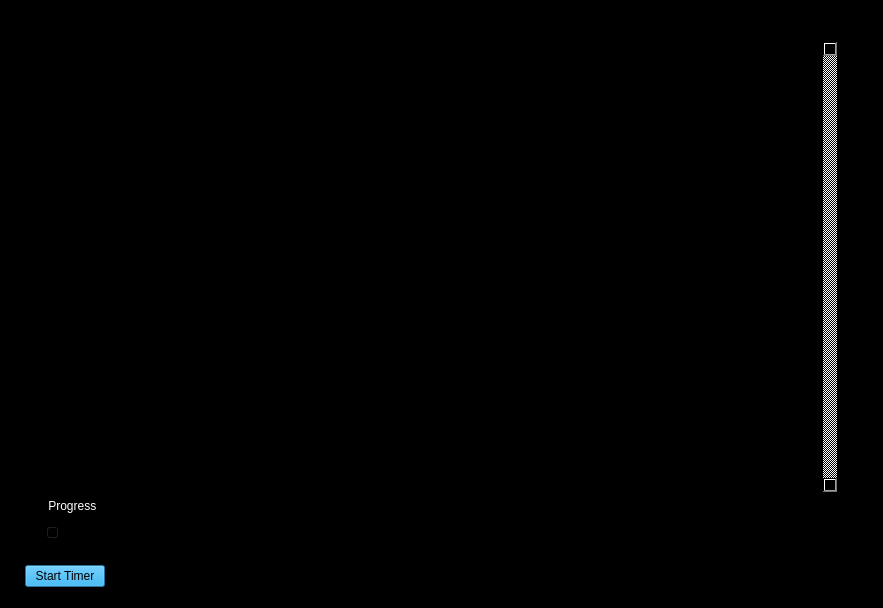
<?xml version="1.0" encoding="UTF-8"?>
<ui version="4.0">
 <class>ImageDialog</class>
 <widget class="QDialog" name="ImageDialog">
  <property name="windowModality">
   <enum>Qt::WindowModal</enum>
  </property>
  <property name="geometry">
   <rect>
    <x>0</x>
    <y>0</y>
    <width>883</width>
    <height>608</height>
   </rect>
  </property>
  <property name="sizePolicy">
   <sizepolicy hsizetype="Fixed" vsizetype="Fixed">
    <horstretch>0</horstretch>
    <verstretch>0</verstretch>
   </sizepolicy>
  </property>
  <property name="windowTitle">
   <string>Marks Harringtons Simple  Photo Viewer QT  </string>
  </property>
  <property name="autoFillBackground">
   <bool>false</bool>
  </property>
  <property name="styleSheet">
   <string notr="true">background-color: rgb(0, 0, 0);
</string>
  </property>
  <property name="modal">
   <bool>true</bool>
  </property>
  <layout class="QVBoxLayout" name="verticalLayout_4">
   <item>
    <layout class="QVBoxLayout" name="verticalLayout_3">
     <property name="leftMargin">
      <number>14</number>
     </property>
     <property name="topMargin">
      <number>10</number>
     </property>
     <property name="rightMargin">
      <number>14</number>
     </property>
     <property name="bottomMargin">
      <number>10</number>
     </property>
     <item>
      <layout class="QVBoxLayout" name="verticalLayout">
       <property name="leftMargin">
        <number>20</number>
       </property>
       <property name="topMargin">
        <number>20</number>
       </property>
       <property name="rightMargin">
        <number>20</number>
       </property>
       <property name="bottomMargin">
        <number>20</number>
       </property>
       <item>
        <layout class="QFormLayout" name="formLayout">
         <item row="0" column="1">
          <widget class="QScrollArea" name="scrollArea">
           <property name="verticalScrollBarPolicy">
            <enum>Qt::ScrollBarAlwaysOn</enum>
           </property>
           <property name="horizontalScrollBarPolicy">
            <enum>Qt::ScrollBarAlwaysOff</enum>
           </property>
           <property name="widgetResizable">
            <bool>true</bool>
           </property>
           <widget class="QWidget" name="scrollAreaWidgetContents">
            <property name="geometry">
             <rect>
              <x>0</x>
              <y>0</y>
              <width>773</width>
              <height>444</height>
             </rect>
            </property>
            <layout class="QVBoxLayout" name="verticalLayout_2">
             <item>
              <widget class="QLabel" name="ImageLabel">
               <property name="sizePolicy">
                <sizepolicy hsizetype="Ignored" vsizetype="Ignored">
                 <horstretch>0</horstretch>
                 <verstretch>0</verstretch>
                </sizepolicy>
               </property>
               <property name="text">
                <string/>
               </property>
              </widget>
             </item>
            </layout>
           </widget>
          </widget>
         </item>
        </layout>
       </item>
       <item>
        <widget class="QLabel" name="label_2">
         <property name="sizePolicy">
          <sizepolicy hsizetype="Fixed" vsizetype="Preferred">
           <horstretch>0</horstretch>
           <verstretch>0</verstretch>
          </sizepolicy>
         </property>
         <property name="styleSheet">
          <string notr="true">color: rgb(255, 255, 255);</string>
         </property>
         <property name="text">
          <string> Progress </string>
         </property>
        </widget>
       </item>
       <item>
        <widget class="QSlider" name="QImageSlider">
         <property name="sizePolicy">
          <sizepolicy hsizetype="Expanding" vsizetype="Preferred">
           <horstretch>0</horstretch>
           <verstretch>0</verstretch>
          </sizepolicy>
         </property>
         <property name="font">
          <font>
           <weight>75</weight>
           <bold>true</bold>
          </font>
         </property>
         <property name="styleSheet">
          <string notr="true"/>
         </property>
         <property name="maximum">
          <number>20</number>
         </property>
         <property name="orientation">
          <enum>Qt::Horizontal</enum>
         </property>
         <property name="tickPosition">
          <enum>QSlider::TicksAbove</enum>
         </property>
         <property name="tickInterval">
          <number>5</number>
         </property>
        </widget>
       </item>
      </layout>
     </item>
     <item>
      <widget class="QPushButton" name="btnStartTimer">
       <property name="sizePolicy">
        <sizepolicy hsizetype="Fixed" vsizetype="Fixed">
         <horstretch>0</horstretch>
         <verstretch>0</verstretch>
        </sizepolicy>
       </property>
       <property name="styleSheet">
        <string notr="true">background-color: rgb(0, 170, 255);</string>
       </property>
       <property name="text">
        <string>Start Timer</string>
       </property>
      </widget>
     </item>
    </layout>
   </item>
  </layout>
 </widget>
 <resources/>
 <connections/>
</ui>
